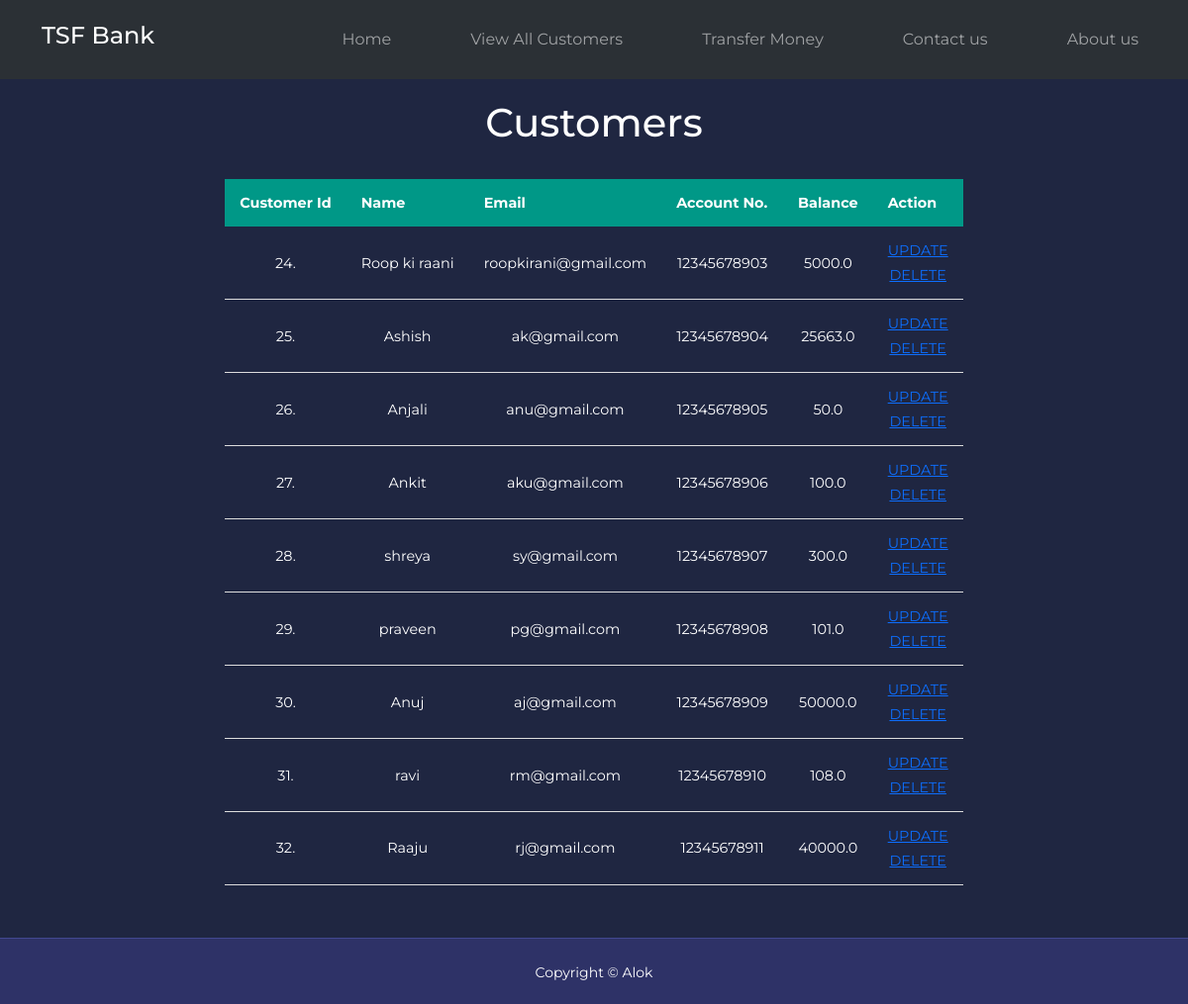
Page /customersData/ on the committed database.
### bankSystem/models.py (models this page shows)
class customers_Data(models.Model):
    name = models.CharField(max_length=50)
    emailId = models.CharField(max_length=70)
    accountNumber = models.IntegerField()
    balance = models.FloatField()

### bankSystem/views.py (the view)
# urls.py: path('customersData/',views.customersData, name='customersData'),
def customersData(request):
    saveCustomerData = customers_Data.objects.all()
    return render(request,'customersData.html', {'data':saveCustomerData})

### templates/customersData.html (shortened to what this page needs)
{% load static %}
<!DOCTYPE html>
<html lang="en">
<head>
    <link href="https://cdn.jsdelivr.net/npm/bootstrap@5.3.0-alpha3/dist/css/bootstrap.min.css" rel="stylesheet"
>
    <link rel="stylesheet" type="text/css" href="{% static 'css/style.css' %}">
</head>
<body>
    <nav class="navbar navbar-expand-lg bg-body-tertiary " navbar bg-dark" data-bs-theme="dark"">
        <div class=" container nav--container">
        <a class="navbar-brand" href="/home/">
            <h4>TSF Bank </h4>
        </a>
        <ul class="nav--menu navbar-nav  nav nav-pills nav-fill ">
            <li class="nav-item"><a class="nav-link" href="/home/">Home</a></li>
            <li class="nav-item"><a class="nav-link" href="/customersData/">View All Customers</a></li>
            <li class="nav-item"><a class="nav-link" href="/transferMoney/">Transfer Money</a></li>
            <li class="nav-item"><a class="nav-link" href="/contact/">Contact us</a></li>
            <li class="nav-item"><a class="nav-link" href="/about/">About us</a></li>
        </ul>
        </div>
    </nav>
    <section class="customers">
        <h1>Customers</h1>
        <table class="table-content">
            <thead>
                <tr>
                    <th>Customer Id</th>
                    <th>Name</th>
                    <th>Email</th>
                    <th>Account No.</th>
                    <th>Balance</th>
                    <th>Action</th>
                </tr>
            </thead>
            <tbody>
                {%for i in data%}
                <tr>
                    <td>{{i.id}}.</td>
                    <td>{{i.name}}</td>
                    <td>{{i.emailId}}</td>
                    <td>{{i.accountNumber}}</td>
                    <td>{{i.balance}}</td>
                    <td>
                        <a href="/updatedata/{{i.id}}">UPDATE</a> <br>
                        <a href="/deletedata/{{i.id}}">DELETE</a>
                    </td>
                </tr>
                {% endfor %}
            </tbody>
        </table>
    </section>
    <footer class="footer">
        <div class="footer--copyright"><small>Copyright &copy; Alok </small></div>
    </footer>
</body>
</html>

### static/css/style.css (style rules this page uses)
* { margin: 0; padding: 0; border: 0; outline: 0; text-decoration: none; list-style: none; box-sizing: border-box; }
body { font-family: 'Montserrat', sans-serif; line-height: 1.7; color: #fff; background: #1f2641; overflow-x: hidden; min-height: 100vh; }
nav { background: transparent; width: 100vw; height: 5rem; position: fixed; top: 0; z-index: 11; }
.nav--container { height: 100%; display: flex; justify-content: space-between; align-items: center; }
.nav--menu { display: flex; align-items: center; gap: 4rem; }
footer { position: sticky; top: 100%; background: #2e3267; font-size: 1rem; }
.footer--copyright { text-align: center; padding: 1.2rem 0; border-top: 1px solid #424890; }
.customers { text-align: center; margin: 20px; }
table { display: inline-block; align-items: center; justify-content: space-between; }
.table-content { border-collapse: collapse; margin: 25px 0; font-size: 0.9em; min-width: 400px; }
.table-content thead tr { background: #009887; color: #ffffff; text-align: left; font-weight: bold; }
.table-content th, .table-content td { padding: 12px 15px; }
.table-content tbody tr { border-bottom: 1px solid #dddddd; }

### rows in the picture
customers_Data: id "24", name "Roop ki raani", emailId "roopkirani@gmail.com", accountNumber "12345678903", balance "5000.0"
customers_Data: id "25", name "Ashish", emailId "ak@gmail.com", accountNumber "12345678904", balance "25663.0"
customers_Data: id "26", name "Anjali", emailId "anu@gmail.com", accountNumber "12345678905", balance "50.0"
customers_Data: id "27", name "Ankit", emailId "aku@gmail.com", accountNumber "12345678906", balance "100.0"
customers_Data: id "28", name "shreya", emailId "sy@gmail.com", accountNumber "12345678907", balance "300.0"
customers_Data: id "29", name "praveen", emailId "pg@gmail.com", accountNumber "12345678908", balance "101.0"
customers_Data: id "30", name "Anuj", emailId "aj@gmail.com", accountNumber "12345678909", balance "50000.0"
customers_Data: id "31", name "ravi", emailId "rm@gmail.com", accountNumber "12345678910", balance "108.0"
customers_Data: id "32", name "Raaju", emailId "rj@gmail.com", accountNumber "12345678911", balance "40000.0"
